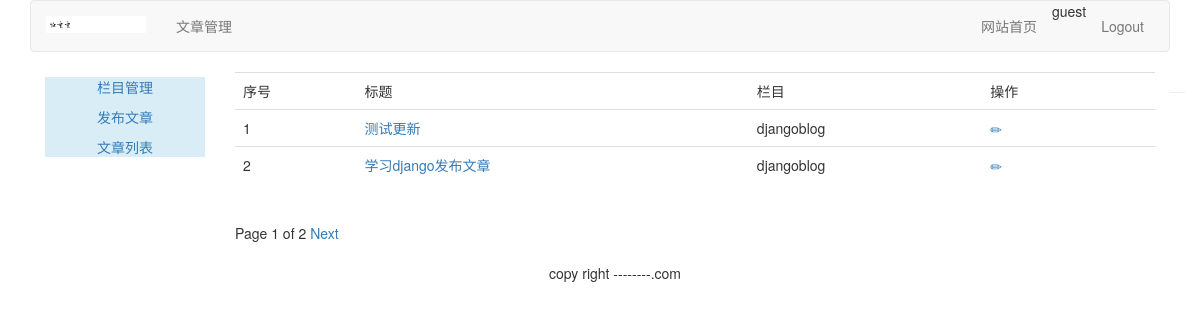
The page /article/article-list/ (signed in) on the database as committed earlier.
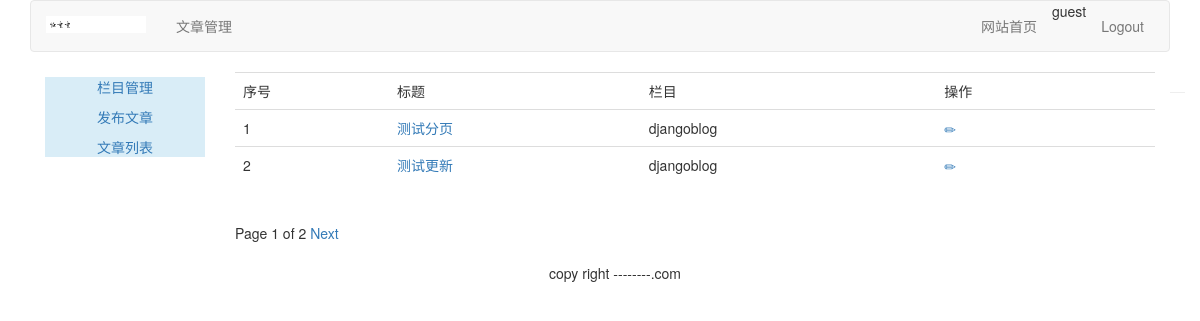
The same page on the database as committed later.
### article/models.py (models this page shows, shortened)
class ArticlePost(models.Model):
    author = models.ForeignKey(User, related_name='article', on_delete=models.CASCADE)
    title = models.CharField(max_length=200)
    slug = models.SlugField(max_length=500)
    column = models.ForeignKey(ArticleColumn, related_name='article_column', on_delete=models.CASCADE)
    body = models.TextField()
    created = models.DateTimeField(default=timezone.now)
    updated = models.DateTimeField(auto_now=True)
    users_like = models.ManyToManyField(User, related_name="articles_like", blank=True)
    class Meta:
        ordering = ('-updated',)
        index_together = (('id', 'slug'),)
    def get_absolute_url(self):
        return reverse("article:article_detail", args=[self.id, self.slug])

class ArticleColumn(models.Model):
    user = models.ForeignKey(User, related_name='article_column', on_delete=models.CASCADE)
    column = models.CharField(max_length=200)
    created = models.DateField(auto_now_add=True)
    def __str__(self):
        return self.column

### article/views.py (the view)
@login_required(login_url='../../account/login/')
def article_list(request):
    articles_list = ArticlePost.objects.filter(author=request.user)
    paginator = Paginator(articles_list, 2)
    page = request.GET.get('page')
    try:
        current_page = paginator.page(page)
        articles = current_page.object_list
    except PageNotAnInteger:
        current_page = paginator.page(1)
        articles = current_page.object_list
    except EmptyPage:
        current_page = paginator.page(paginator.num_pages)
        articles = current_page.object_list
    return render(request, 'article/column/article_list.html', {'articles': articles,
                                                                'page': current_page})

### templates/article/column/article_list.html (shortened to what this page needs)
{% extends 'article/base.html' %}
{% load  staticfiles %}
{% block content %}
<div>
    <table class="table table-hover">
        <tr>
            <td>序号</td>
            <td>标题</td>
            <td>栏目</td>
            <td>操作</td>
        </tr>
        {% for article in articles %}
        <tr id={{ article.id }}>
            <td>{{ forloop.counter }}</td>
            <td><a href="{{ article.get_absolute_url }}">{{ article.title }}</a> </td>
            <td>{{ article.column }}</td>
            <td>
                <a name="edit" href="{% url "article:redit_article" article.id  %}"><span class="glyphicon glyphicon-pencil"></span></a>
                <a name="delete" href="javascript:" onclick="del_article(this,{{ article.id }})">
                    <span class="glyphicon glyphicon-trash" style="margin-left:20px;"></span>
                </a>
            </td>
        </tr>
        {% endfor %}
    </table>
    {% include 'paginator.html' %}
</div>
{% endblock %}

Rows that differ between the two databases and show on the page:
no longer on this page (row unchanged): ArticlePost: title "学习django发布文章", column "djangoblog"
added ArticlePost: title "测试分页", column "djangoblog"
